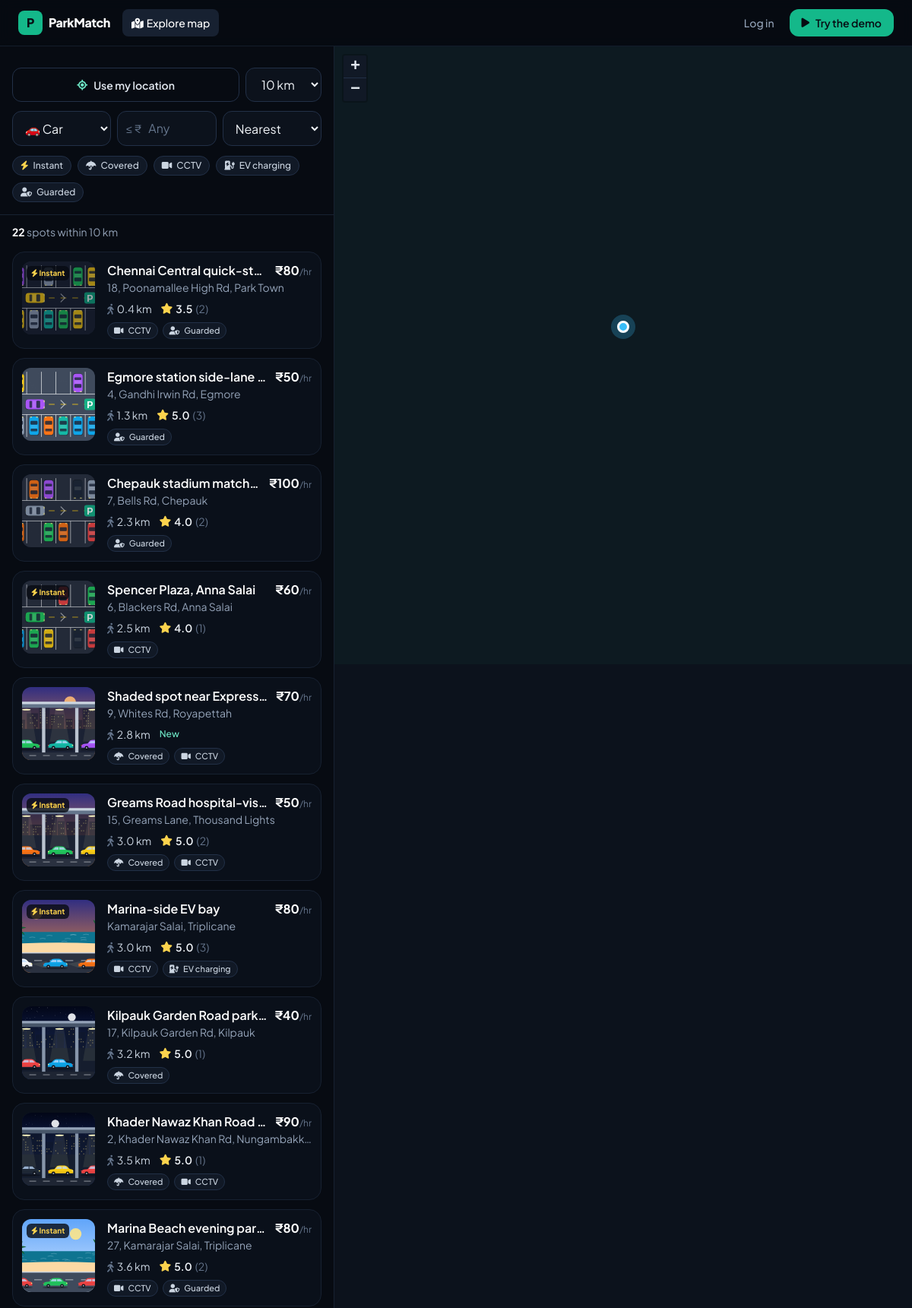
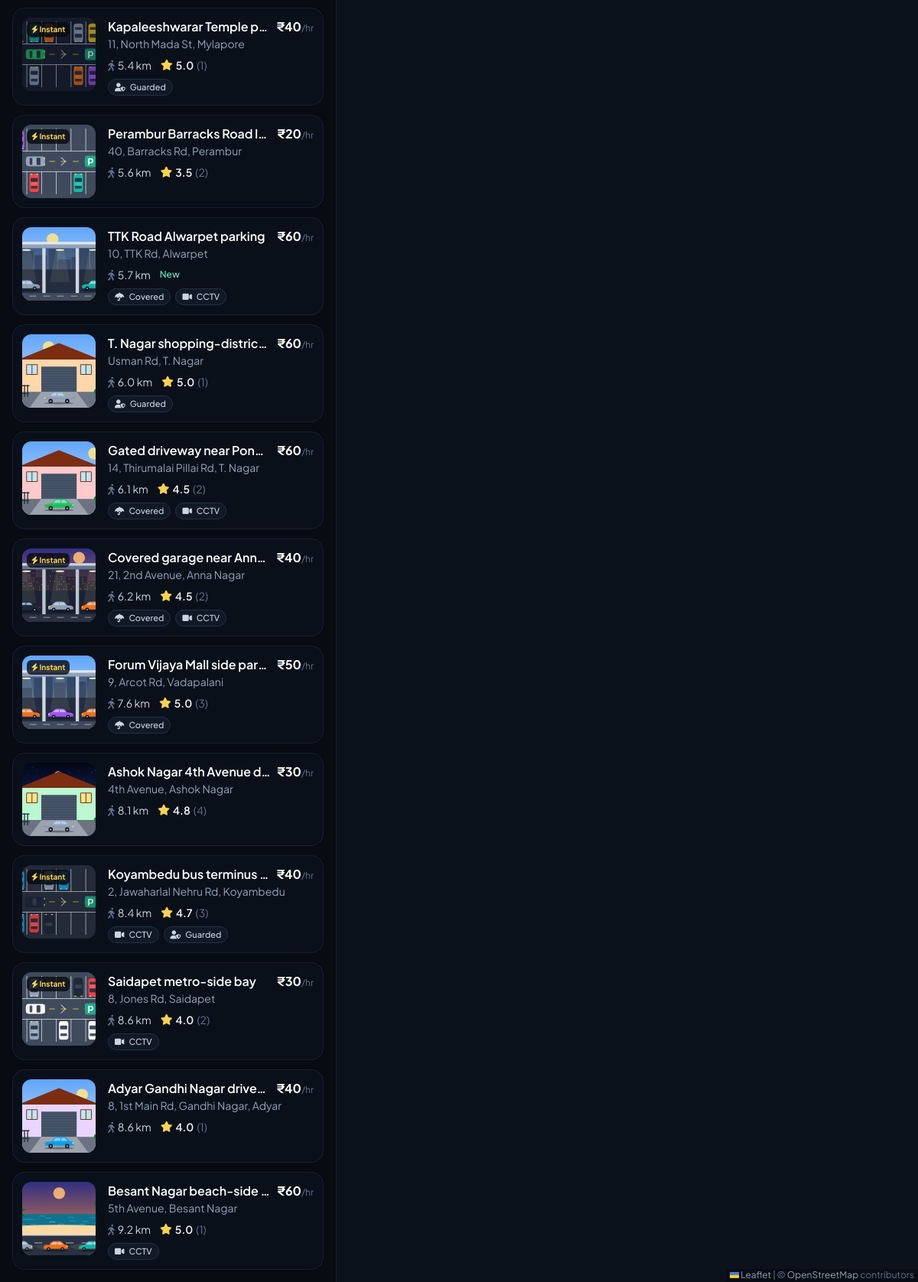
Page /parker/ on the committed database (2 pictures, top to bottom).
### parker_main/models.py (models this page shows, shortened)
class ParkingSpot(models.Model):
    landlord = models.ForeignKey(Landlord, on_delete=models.CASCADE, related_name="spots")
    title = models.CharField(max_length=120)
    description = models.TextField(blank=True)
    address = models.CharField(max_length=255)
    city = models.CharField(max_length=100, blank=True)
    latitude = models.FloatField()
    longitude = models.FloatField()
    photo = models.ImageField(upload_to="spot_photos/", null=True, blank=True)
    hourly_rate = models.DecimalField(max_digits=7, decimal_places=2, validators=[MinValueValidator(Decimal("1"))])
    capacity = models.PositiveSmallIntegerField(default=1, validators=[MinValueValidator(1), MaxValueValidator(500)])
    accepts_car = models.BooleanField(default=True)
    accepts_bike = models.BooleanField(default=True)
    is_covered = models.BooleanField("Covered", default=False)
    has_cctv = models.BooleanField("CCTV", default=False)
    has_ev_charging = models.BooleanField("EV charging", default=False)
    has_guard = models.BooleanField("Security guard", default=False)
    instant_book = models.BooleanField(default=False, help_text="Confirm bookings automatically, no approval needed.")
    is_active = models.BooleanField(default=True)
    created_at = models.DateTimeField(auto_now_add=True)
    class Meta:
        ordering = ["-created_at"]
    AMENITIES = [
        ("is_covered", "Covered", "fa-umbrella"),
        ("has_cctv", "CCTV", "fa-video"),
        ("has_ev_charging", "EV charging", "fa-charging-station"),
        ("has_guard", "Guarded", "fa-user-shield"),
    ]
    @property
    def amenities(self):
        return [(label, icon) for field, label, icon in self.AMENITIES if getattr(self, field)]

### parker_main/views.py (the view)
# urls.py: path('', views.Parker_main, name='Parker_main'),
def Parker_main(request):
    parker = _current_parker(request)
    g = request.GET
    lat, lon = _float(g.get("lat"), DEFAULT_CENTER[0]), _float(g.get("lon"), DEFAULT_CENTER[1])
    radius = int(_float(g.get("radius"), 10)) if int(_float(g.get("radius"), 10)) in RADIUS_CHOICES else 10
    max_price = _float(g.get("max_price"), None)
    vehicle = g.get("vehicle") or (parker.vehicle_type if parker else "car")
    sort = g.get("sort") if g.get("sort") in SORTS else "distance"
    wanted = [f for f, _, _ in ParkingSpot.AMENITIES if g.get(f)]
    instant = bool(g.get("instant_book"))
    spots = ParkingSpot.objects.filter(is_active=True).annotate(
        avg_rating=Avg("bookings__review__rating"), review_count=Count("bookings__review"),
    )
    spots = spots.filter(accepts_car=True) if vehicle == "car" else spots.filter(accepts_bike=True)
    if max_price:
        spots = spots.filter(hourly_rate__lte=max_price)
    for field in wanted:
        spots = spots.filter(**{field: True})
    if instant:
        spots = spots.filter(instant_book=True)
    dlat = radius / 111.0
    spots = spots.filter(latitude__range=(lat - dlat, lat + dlat), longitude__range=(lon - dlat * 1.2, lon + dlat * 1.2))
    results = []
    for spot in spots:
        spot.distance = haversine(lat, lon, spot.latitude, spot.longitude)
        if spot.distance <= radius:
            results.append(spot)
    sort_key = {
        "distance": lambda s: s.distance,
        "price": lambda s: (s.hourly_rate, s.distance),
        "rating": lambda s: (-(s.avg_rating or 0), s.distance),
    }[sort]
    results.sort(key=sort_key)
    total = len(results)
    results = results[:60]
    map_data = [{
        "id": s.id, "lat": s.latitude, "lng": s.longitude, "title": s.title,
        "price": int(s.hourly_rate), "url": f"/parker/spots/{s.id}/",
    } for s in results]
    return render(request, "parker/find.html", {
        "spots": results,
        "total": total,
        "map_data": map_data,
        "center": {"lat": lat, "lng": lon, "radius": radius},
        "radius_choices": RADIUS_CHOICES,
        "sorts": SORTS,
        "sort": sort,
        "sort_label": SORTS[sort],
        "vehicle": vehicle,
        "max_price": g.get("max_price", ""),
        "amenity_filters": [(f, label, icon, f in wanted) for f, label, icon in ParkingSpot.AMENITIES],
        "instant": instant,
        "has_location": "lat" in g,
        "upcoming": parker and parker.bookings.filter(status=Booking.CONFIRMED, end__gt=timezone.now()).select_related("spot").order_by("start").first(),
    })

### Authentication/auth.py (called while the page is built)
def current_user(request):
    if not hasattr(request, "_pm_user"):
        role = request.session.get("role")
        model = ROLES.get(role)
        user = model.objects.filter(pk=request.session.get("user_id")).first() if model else None
        request._pm_user = (role, user) if user else (None, None)
    return request._pm_user

def user_context(request):
    from django.conf import settings
    from .demo import is_demo
    role, user = current_user(request)
    return {
        "pm_role": role,
        "pm_user": user,
        "pm_is_demo": is_demo(user),
        "pm_demo_mode": settings.DEMO_MODE,
        "project_author": settings.PROJECT_AUTHOR,
        "project_repo_url": settings.PROJECT_REPO_URL,
    }

### Authentication/demo.py (called while the page is built)
def is_demo(user):
    return bool(user) and user.phone in DEMO_PHONES

### parker_main/models.py (called while the page is built)
def haversine(lat1, lon1, lat2, lon2):
    R = 6371
    dlat = radians(lat2 - lat1)
    dlon = radians(lon2 - lon1)
    a = sin(dlat / 2) ** 2 + cos(radians(lat1)) * cos(radians(lat2)) * sin(dlon / 2) ** 2
    return R * 2 * atan2(sqrt(a), sqrt(1 - a))

### parker_main/views.py (called while the page is built)
def _float(value, default):
    try:
        return float(value)
    except (TypeError, ValueError):
        return default

def _current_parker(request):
    role, user = current_user(request)
    return user if role == "parker" else None

### templates/parker/find.html (shortened to what this page needs)
{% extends "base.html" %}
{% block head %}
<link rel="stylesheet" href="https://cdnjs.cloudflare.com/ajax/libs/leaflet/1.9.4/leaflet.min.css">
<link rel="stylesheet" href="https://cdnjs.cloudflare.com/ajax/libs/leaflet.markercluster/1.5.3/MarkerCluster.min.css">
{% endblock %}
{% block content %}
<div class="flex flex-col lg:h-[calc(100vh-var(--pm-chrome,61px))] lg:flex-row">
  <section class="order-2 flex w-full flex-col border-ink-800 lg:order-1 lg:w-[440px] lg:border-r">
    <form id="filters" method="get" class="space-y-3 border-b border-ink-800 p-4">
      <div class="flex gap-2">
        <button type="button" id="locate" class="btn-ghost flex-1"><i class="fa-solid fa-location-crosshairs text-brand-300"></i> {% if has_location %}Re-center on me{% else %}Use my location{% endif %}</button>
        <select name="radius" class="pm-input !w-auto" aria-label="Search radius">
          {% for r in radius_choices %}<option value="{{ r }}" {% if r == center.radius %}selected{% endif %}>{{ r }} km</option>{% endfor %}
        </select>
      </div>
      <div class="grid grid-cols-3 gap-2">
        <select name="vehicle" class="pm-input !px-3" aria-label="Vehicle">
          <option value="car" {% if vehicle == 'car' %}selected{% endif %}>🚗 Car</option>
        </select>
        <div class="relative">
          <span class="pointer-events-none absolute left-3 top-1/2 -translate-y-1/2 text-sm text-slate-500">≤ ₹</span>
          <input type="number" name="max_price" value="{{ max_price }}" min="0" step="10" placeholder="Any" class="pm-input pl-10" aria-label="Maximum price per hour">
        </div>
        <select name="sort" class="pm-input !px-3" aria-label="Sort by">
          {% for key, label in sorts.items %}<option value="{{ key }}" {% if key == sort %}selected{% endif %}>{{ label }}</option>{% endfor %}
        </select>
      </div>
      <div class="flex flex-wrap gap-2">
        <label class="filter-toggle cursor-pointer">
          <span class="chip transition hover:border-ink-600"><i class="fa-solid fa-bolt text-amber-300"></i> Instant</span>
        </label>
        {% for field, label, icon, on in amenity_filters %}
        <label class="filter-toggle cursor-pointer">
          <span class="chip transition hover:border-ink-600"><i class="fa-solid {{ icon }}"></i> {{ label }}</span>
        </label>
        {% endfor %}
      </div>
    </form>
    <div class="flex items-center justify-between px-4 pt-3 text-sm">
      <p class="text-slate-400">{% if total > spots|length %}Showing the <b class="text-white">{{ spots|length }}</b> {{ sort_label|lower }} of {{ total }} spots{% else %}<b class="text-white">{{ total }}</b> spot{{ total|pluralize }}{% endif %} within {{ center.radius }} km</p>
    </div>
    <div class="flex-1 space-y-3 overflow-y-auto p-4" id="spot-list">
      {% for spot in spots %}
      <a href="{% url 'spot_detail' spot.id %}" class="spot-card card group flex gap-4 p-3 transition hover:border-ink-600" data-id="{{ spot.id }}">
        <div class="relative h-24 w-24 shrink-0 overflow-hidden rounded-xl bg-ink-800">
          {% if spot.photo %}<img src="{{ spot.photo.url }}" alt="" loading="lazy" class="h-full w-full object-cover">
          {% else %}<div class="grid h-full w-full place-items-center bg-gradient-to-br from-ink-700 to-ink-850 text-2xl text-slate-500"><i class="fa-solid {% if spot.is_covered %}fa-warehouse{% else %}fa-square-parking{% endif %}"></i></div>{% endif %}
          {% if spot.instant_book %}<span class="absolute left-1.5 top-1.5 rounded-md bg-ink-950/80 px-1.5 py-0.5 text-[10px] font-bold text-amber-300"><i class="fa-solid fa-bolt"></i> Instant</span>{% endif %}
        </div>
        <div class="min-w-0 flex-1">
          <div class="flex items-start justify-between gap-2">
            <p class="truncate font-semibold text-white group-hover:text-brand-300">{{ spot.title }}</p>
            <p class="shrink-0 text-right"><span class="font-bold text-white">₹{{ spot.hourly_rate|floatformat:0 }}</span><span class="text-xs text-slate-500">/hr</span></p>
          </div>
          <p class="truncate text-sm text-slate-400">{{ spot.address }}</p>
          <div class="mt-2 flex items-center gap-3 text-sm">
            <span class="text-slate-300"><i class="fa-solid fa-person-walking mr-1 text-slate-500"></i>{{ spot.distance|floatformat:1 }} km</span>
            {% include "partials/stars.html" with avg=spot.avg_rating count=spot.review_count %}
          </div>
          <div class="mt-2 flex flex-wrap gap-1.5">
            {% for label, icon in spot.amenities|slice:":3" %}<span class="chip !px-2 !py-0.5 !text-[11px]"><i class="fa-solid {{ icon }}"></i>{{ label }}</span>{% endfor %}
          </div>
        </div>
      </a>
      {% endfor %}
    </div>
  </section>
  <section class="relative order-1 h-[45vh] shrink-0 lg:order-2 lg:h-auto lg:flex-1">
    <div id="map" class="absolute inset-0"></div>
  </section>
</div>
{% endblock %}

### templates/base.html (shortened to what this page needs)
<!DOCTYPE html>
<html lang="en" class="h-full">
<head>
  <link rel="stylesheet" href="https://cdnjs.cloudflare.com/ajax/libs/font-awesome/6.5.2/css/all.min.css">
  <script src="https://cdn.tailwindcss.com"></script>
  {% block head %}{% endblock %}
</head>
<body class="min-h-full bg-ink-950 font-sans text-slate-200 antialiased">
  <header data-chrome class="sticky top-0 z-[1100] border-b border-ink-800/80 bg-ink-950/85 backdrop-blur">
    <nav class="mx-auto flex max-w-7xl items-center gap-2 px-4 py-3 sm:px-6">
      <a href="{% url 'home' %}" class="mr-2 flex items-center gap-2 font-extrabold tracking-tight text-white">
        <span class="grid h-8 w-8 place-items-center rounded-lg bg-brand-500 text-ink-950">P</span>
        <span class="hidden sm:inline">ParkMatch</span>
      </a>
      {% with url_name=request.resolver_match.url_name %}
      {% if pm_role == 'parker' %}
        <a href="{% url 'Parker_main' %}" class="nav-link {% if url_name == 'Parker_main' or url_name == 'spot_detail' or url_name == 'spot_directions' %}active{% endif %}"><i class="fa-solid fa-magnifying-glass-location sm:mr-1"></i><span class="hidden sm:inline">Find parking</span></a>
        <a href="{% url 'parker_bookings' %}" class="nav-link {% if url_name == 'parker_bookings' %}active{% endif %}"><i class="fa-solid fa-ticket sm:mr-1"></i><span class="hidden sm:inline">My bookings</span></a>
      {% elif not pm_role %}
        <a href="{% url 'Parker_main' %}" class="nav-link {% if url_name == 'Parker_main' or url_name == 'spot_detail' or url_name == 'spot_directions' %}active{% endif %}"><i class="fa-solid fa-map-location-dot sm:mr-1"></i><span class="hidden sm:inline">Explore map</span></a>
      {% endif %}
      {% endwith %}
      <div class="ml-auto flex items-center gap-2">
        {% if pm_user %}
          {% if pm_role == 'landlord' %}<a href="{% url 'spot_create' %}" class="btn-primary !py-2"><i class="fa-solid fa-plus"></i><span class="hidden sm:inline">List a spot</span></a>{% endif %}
          <span class="hidden items-center gap-2 text-sm text-slate-400 md:flex">
            <span class="grid h-8 w-8 place-items-center rounded-full bg-ink-800 font-semibold text-slate-200">{{ pm_user.name|first|upper }}</span>
            {{ pm_user.name }}
          </span>
          <form method="post" action="{% url 'logout' %}">{% csrf_token %}
            <button class="nav-link" title="Log out"><i class="fa-solid fa-arrow-right-from-bracket"></i></button>
          </form>
        {% else %}
          <a href="{% url 'login' %}" class="nav-link">Log in</a>
          {% if pm_demo_mode %}
          <form method="post" action="{% url 'demo_login' 'parker' %}">{% csrf_token %}<button class="btn-primary !py-2"><i class="fa-solid fa-play"></i> Try the demo</button></form>
          {% else %}
          <a href="{% url 'Parker_Register' %}" class="btn-primary !py-2">Get started</a>
          {% endif %}
        {% endif %}
      </div>
    </nav>
  </header>
  <main>{% block content %}{% endblock %}</main>
</body>
</html>

### templates/partials/stars.html
{% if avg %}<span class="inline-flex items-center gap-1 text-sm"><i class="fa-solid fa-star text-amber-300"></i><span class="font-semibold text-slate-100">{{ avg|floatformat:1 }}</span>{% if count %}<span class="text-slate-500">({{ count }})</span>{% endif %}</span>{% else %}<span class="text-xs font-medium text-brand-300">New</span>{% endif %}

### templates/parker/find.html (style rules this page uses)
.leaflet-container { background: #0c121c; font-family: inherit; }

### rows in the picture
ParkingSpot: photo (picture), instant_book True (drawn), title "Chennai Central quick-st…", hourly_rate "80", address "18, Poonamallee High Rd, Park Town", distance "0.4", avg "3.5", count "2", is_covered False (drawn), amenities "CCTV" "Guarded"
ParkingSpot: photo (picture), title "Egmore station side-lane…", hourly_rate "50", address "4, Gandhi Irwin Rd, Egmore", distance "1.3", avg "5.0", capacity "3", is_covered False (drawn), amenities "Guarded"
ParkingSpot: photo (picture), title "Chepauk stadium match…", hourly_rate "100", address "7, Bells Rd, Chepauk", distance "2.3", avg "4.0", count "2", is_covered False (drawn), amenities "Guarded"
ParkingSpot: photo (picture), instant_book True (drawn), title "Spencer Plaza, Anna Salai", hourly_rate "60", address "6, Blackers Rd, Anna Salai", distance "2.5", avg "4.0", count "1", is_covered False (drawn), amenities "CCTV"
ParkingSpot: photo (picture), title "Shaded spot near Express…", hourly_rate "70", address "9, Whites Rd, Royapettah", distance "2.8", shows "New", is_covered True (drawn), amenities "Covered" "CCTV"
ParkingSpot: photo (picture), instant_book True (drawn), title "Greams Road hospital-vis…", hourly_rate "50", address "15, Greams Lane, Thousand Lights", distance "3.0", avg "5.0", count "2", is_covered True (drawn), amenities "Covered" "CCTV"
ParkingSpot: photo (picture), instant_book True (drawn), title "Marina-side EV bay", hourly_rate "80", address "Kamarajar Salai, Triplicane", distance "3.0", avg "5.0", count "3", is_covered False (drawn), amenities "CCTV" "EV charging"
ParkingSpot: photo (picture), title "Kilpauk Garden Road park…", hourly_rate "40", address "17, Kilpauk Garden Rd, Kilpauk", distance "3.2", avg "5.0", count "1", is_covered True (drawn), amenities "Covered"
ParkingSpot: photo (picture), title "Khader Nawaz Khan Road…", hourly_rate "90", address "2, Khader Nawaz Khan Rd, Nungambakk…", distance "3.5", avg "5.0", count "1", is_covered True (drawn), amenities "Covered" "CCTV"
ParkingSpot: photo (picture), instant_book True (drawn), title "Marina Beach evening par…", hourly_rate "80", address "27, Kamarajar Salai, Triplicane", distance "3.6", avg "5.0", count "2", is_covered False (drawn), amenities "CCTV" "Guarded"
ParkingSpot: photo (picture), instant_book True (drawn), title "Kapaleeshwarar Temple p…", hourly_rate "40", address "11, North Mada St, Mylapore", distance "5.4", avg "5.0", count "1", is_covered False (drawn), amenities "Guarded"
ParkingSpot: photo (picture), instant_book True (drawn), title "Perambur Barracks Road lot", hourly_rate "20", address "40, Barracks Rd, Perambur", distance "5.6", avg "3.5", count "2"
ParkingSpot: photo (picture), title "TTK Road Alwarpet parking", hourly_rate "60", address "10, TTK Rd, Alwarpet", distance "5.7", shows "New", is_covered True (drawn), amenities "Covered" "CCTV"
ParkingSpot: photo (picture), title "T. Nagar shopping-distric…", hourly_rate "60", address "Usman Rd, T. Nagar", distance "6.0", avg "5.0", count "1", is_covered False (drawn), amenities "Guarded"
ParkingSpot: photo (picture), title "Gated driveway near Pon…", hourly_rate "60", address "14, Thirumalai Pillai Rd, T. Nagar", distance "6.1", avg "4.5", capacity "2", is_covered True (drawn), amenities "Covered" "CCTV"
ParkingSpot: photo (picture), instant_book True (drawn), title "Covered garage near Ann…", hourly_rate "40", address "21, 2nd Avenue, Anna Nagar", distance "6.2", avg "4.5", count "2", is_covered True (drawn), amenities "Covered" "CCTV"
ParkingSpot: photo (picture), instant_book True (drawn), title "Forum Vijaya Mall side par…", hourly_rate "50", address "9, Arcot Rd, Vadapalani", distance "7.6", avg "5.0", capacity "3", is_covered True (drawn), amenities "Covered"
ParkingSpot: photo (picture), title "Ashok Nagar 4th Avenue d…", hourly_rate "30", address "4th Avenue, Ashok Nagar", distance "8.1", avg "4.8", count "4"
ParkingSpot: photo (picture), instant_book True (drawn), title "Koyambedu bus terminus…", hourly_rate "40", address "2, Jawaharlal Nehru Rd, Koyambedu", distance "8.4", avg "4.7", count "3", is_covered False (drawn), amenities "CCTV" "Guarded"
ParkingSpot: photo (picture), instant_book True (drawn), title "Saidapet metro-side bay", hourly_rate "30", address "8, Jones Rd, Saidapet", distance "8.6", avg "4.0", count "2", is_covered False (drawn), amenities "CCTV"
ParkingSpot: photo (picture), title "Adyar Gandhi Nagar drive…", hourly_rate "40", address "8, 1st Main Rd, Gandhi Nagar, Adyar", distance "8.6", avg "4.0", count "1"
ParkingSpot: photo (picture), title "Besant Nagar beach-side…", hourly_rate "60", address "5th Avenue, Besant Nagar", distance "9.2", avg "5.0", count "1", is_covered False (drawn), amenities "CCTV"

### other values in the picture
{{ label }} "Covered" "CCTV" "EV charging" "Guarded"
{{ total }} "22"
{{ center.radius }} "10"
form field radius "10 km"
form field sort "Nearest"
